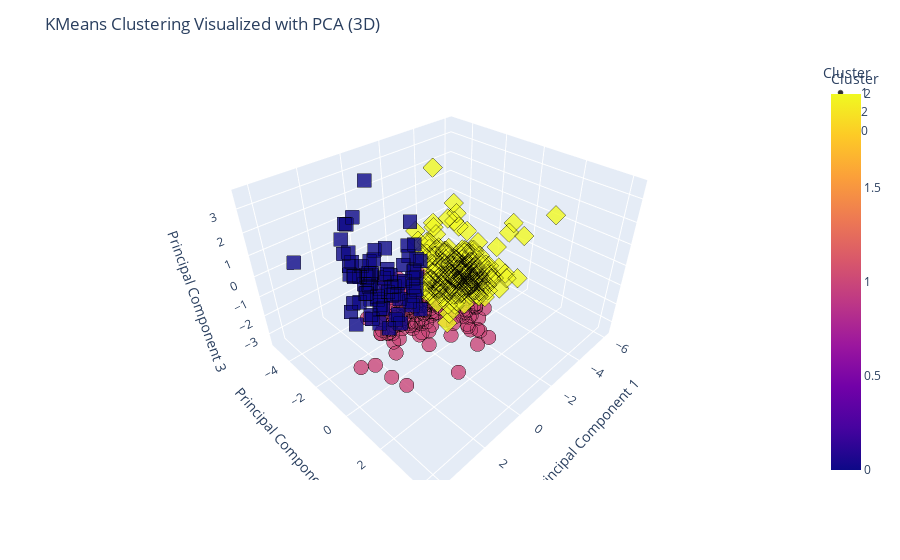

The notebook cell saved with this chart:
### Code cell
import plotly.express as px
from sklearn.decomposition import PCA
import pandas as pd

pca3 = PCA(n_components=3, random_state=42)
pca_result_3d = pca3.fit_transform(X_scaled)

pca3_df = pd.DataFrame(pca_result_3d, columns=["PCA1", "PCA2", "PCA3"])
pca3_df["Cluster"] = kmeans.labels_  
fig = px.scatter_3d(
    pca3_df,
    x="PCA1",
    y="PCA2",
    z="PCA3",
    color="Cluster",               
    symbol="Cluster",                 
    opacity=0.8
)

fig.update_traces(marker=dict(size=5, line=dict(width=0.5, color="black")))
fig.update_layout(
    title="KMeans Clustering Visualized with PCA (3D)",
    scene=dict(
        xaxis_title="Principal Component 1",
        yaxis_title="Principal Component 2",
        zaxis_title="Principal Component 3"
    )
)

fig.show()

### Figure 1 — Plotly figure (JSON) as saved in the notebook; plotly's stock layout.template omitted (floating-point values rounded to 4 significant figures; data arrays with more than 128 entries replaced by an {"elided": "..."} marker saying what was removed)
{"data": [{"hovertemplate": "Cluster=%{marker.color}<br>PCA1=%{x}<br>PCA2=%{y}<br>PCA3=%{z}<extra></extra>", "legendgroup": "1", "marker": {"color": {"elided": "147 int values"}, "coloraxis": "coloraxis", "line": {"color": "black", "width": 0.5}, "opacity": 0.8, "size": 5, "symbol": "circle"}, "mode": "markers", "name": "1", "scene": "scene", "showlegend": true, "type": "scatter3d", "x": {"elided": "147 float values"}, "y": {"elided": "147 float values"}, "z": {"elided": "147 float values"}}, {"hovertemplate": "Cluster=%{marker.color}<br>PCA1=%{x}<br>PCA2=%{y}<br>PCA3=%{z}<extra></extra>", "legendgroup": "2", "marker": {"color": {"elided": "213 int values"}, "coloraxis": "coloraxis", "line": {"color": "black", "width": 0.5}, "opacity": 0.8, "size": 5, "symbol": "diamond"}, "mode": "markers", "name": "2", "scene": "scene", "showlegend": true, "type": "scatter3d", "x": {"elided": "213 float values"}, "y": {"elided": "213 float values"}, "z": {"elided": "213 float values"}}, {"hovertemplate": "Cluster=%{marker.color}<br>PCA1=%{x}<br>PCA2=%{y}<br>PCA3=%{z}<extra></extra>", "legendgroup": "0", "marker": {"color": [0, 0, 0, 0, 0, 0, 0, 0, 0, 0, 0, 0, 0, 0, 0, 0, 0, 0, 0, 0, 0, 0, 0, 0, 0, 0, 0, 0, 0, 0, 0, 0, 0, 0, 0, 0, 0, 0, 0, 0, 0, 0, 0, 0, 0, 0, 0, 0, 0, 0, 0, 0, 0, 0, 0, 0, 0, 0, 0, 0, 0, 0, 0, 0, 0, 0, 0, 0, 0, 0, 0, 0, 0, 0, 0, 0, 0, 0, 0, 0], "coloraxis": "coloraxis", "line": {"color": "black", "width": 0.5}, "opacity": 0.8, "size": 5, "symbol": "square"}, "mode": "markers", "name": "0", "scene": "scene", "showlegend": true, "type": "scatter3d", "x": [0.53, 1.941, 0.5465, 0.5665, 1.319, 2.426, 1.383, 2.047, 0.9847, 0.5622, 1.68, 2.136, 1.298, 0.7759, 3.965, 0.422, 0.2341, 1.957, 0.1517, 1.691, 0.2769, 1.07, 1.908, 1.371, 1.043, 0.08945, 0.2999, 2.593, 1.908, 0.1708, 1.798, 3.187, 1.072, 2.148, 1.965, 1.568, -1.122, 0.2936, 2.043, 1.643, -1.482, 2.373, 0.5669, 0.6822, 1.531, 3.001, 2.334, 1.44, 0.6578, -0.8046, 0.1124, 2.072, 2.31, 0.2671, 0.00189, 1.929, 1.388, 1.144, 2.636, 1.567, 2.264, 1.546, 0.3579, 3.094, 1.581, 1.395, 1.771, 0.744, 2.371, -1.565, 1.269, -0.2548, -0.4138, 0.6481, 0.4771, 1.099, 1.349, 2.25, 1.974, -0.9156], "y": [-0.6301, -1.654, -0.5447, -1.641, -1.4, -2.008, -1.873, -2.147, -1.285, -1.483, -1.792, -1.491, -0.8324, -1.717, -3.102, -5.091, -0.493, -2.734, -0.6767, -1.344, -3.517, -3.923, -1.356, -1.135, -2.937, -4.653, -1.794, -0.8679, -2.141, -0.9828, -1.744, -0.7601, -1.473, -1.257, -1.577, -2.073, -4.393, -1.832, -1.145, -1.77, -3.203, -0.89, -0.8453, -0.4909, -0.6115, -1.322, -1.513, -1.795, -0.48, -2.76, -0.9134, -0.6506, -1.929, -1.158, -1.075, -0.5288, -1.126, -2.009, -1.429, -2.023, -0.631, -1.316, -0.5671, -0.9293, -1.579, -1.736, -1.813, -1.748, -2.339, -3.092, -4.158, -1.38, -1.603, -1.844, -0.8111, -3.998, -0.6059, -1.991, -1.798, -2.918], "z": [-0.1071, 0.6314, -0.5265, -2.102, 0.3137, -0.642, -2.23, -0.8879, -1.911, -0.3671, 0.007693, -0.02978, 0.2004, -1.034, 1.47, 0.797, 0.9992, 0.1128, -1.507, -0.98, 3.294, 1.512, 0.7626, 0.6586, -2.633, -1.347, -1.507, 0.539, 0.2774, 0.2475, 0.4504, 2.089, 0.5678, 0.5259, 0.5576, -0.3356, -0.8221, -2.895, 1.012, 1.057, -0.8573, 0.1445, -0.9415, 0.425, 0.05504, -0.3356, 3.302, -0.8972, 0.03557, -1.658, -0.03905, 0.604, 0.6425, 1.41, -0.7833, -1.325, -0.1887, -1.472, 1.672, 0.338, 0.3531, -1.017, 1.121, -0.6445, 1.201, 1.447, -1.73, -0.0227, 1.458, 0.9113, 0.7966, 1.122, -0.3139, -0.7203, -1.181, 0.1666, -0.01804, 0.5393, 0.1362, -0.9249]}], "layout": {"coloraxis": {"colorbar": {"title": {"text": "Cluster"}}, "colorscale": [[0, "#0d0887"], [0.1111, "#46039f"], [0.2222, "#7201a8"], [0.3333, "#9c179e"], [0.4444, "#bd3786"], [0.5556, "#d8576b"], [0.6667, "#ed7953"], [0.7778, "#fb9f3a"], [0.8889, "#fdca26"], [1, "#f0f921"]]}, "legend": {"title": {"text": "Cluster"}, "tracegroupgap": 0}, "margin": {"t": 60}, "scene": {"domain": {"x": [0, 1], "y": [0, 1]}, "xaxis": {"title": {"text": "Principal Component 1"}}, "yaxis": {"title": {"text": "Principal Component 2"}}, "zaxis": {"title": {"text": "Principal Component 3"}}}, "title": {"text": "KMeans Clustering Visualized with PCA (3D)"}}}
